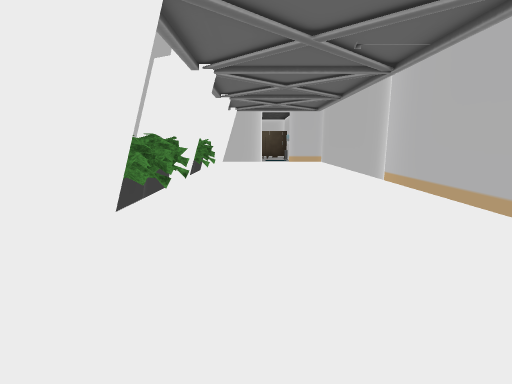
View 1 (above)

18 first-person views from a walk through a 3-D level made in the Unity game engine. The camera is 1.3 m above the floor, tilts 10° down and sees 85° across. The floor is counted in squares, 1 m on a side. Each view is taken from the middle of a square. On the plan, view 1 faces up. The plan holds only what a view shows up to about 13 squares ahead; the rest is blank. The place goes on beyond the plan. The player is left out. Door leaves are left out, so doorways stand open. Some surface patterns are stand-ins.

View 2
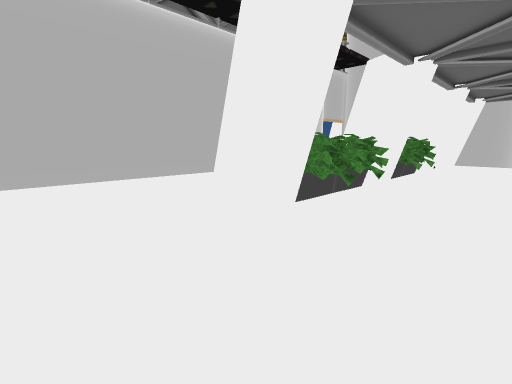

View 3
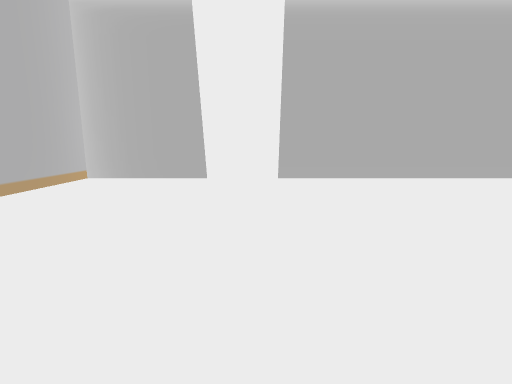

View 4
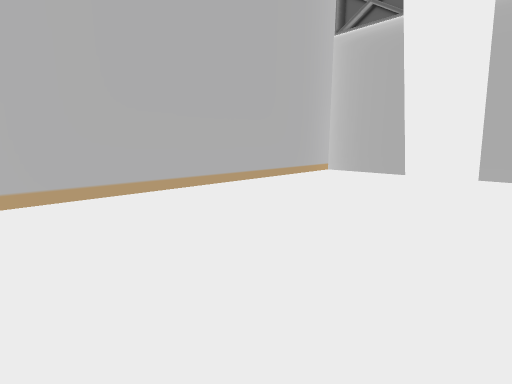

View 5
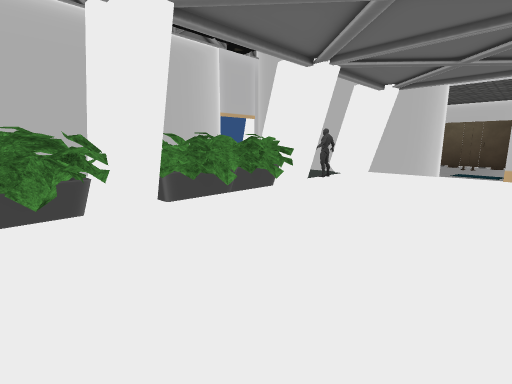

View 6
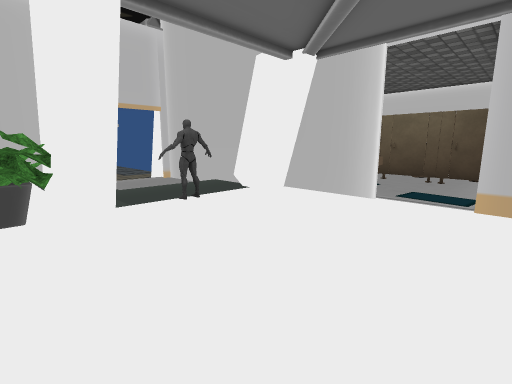

View 7
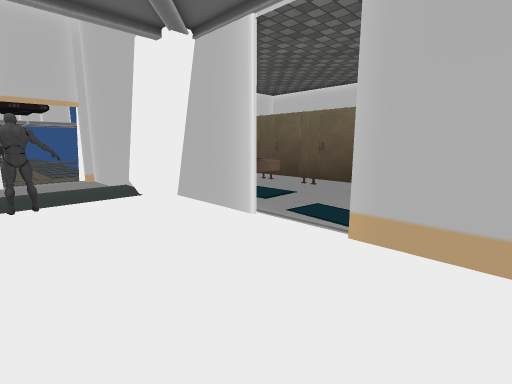

View 8
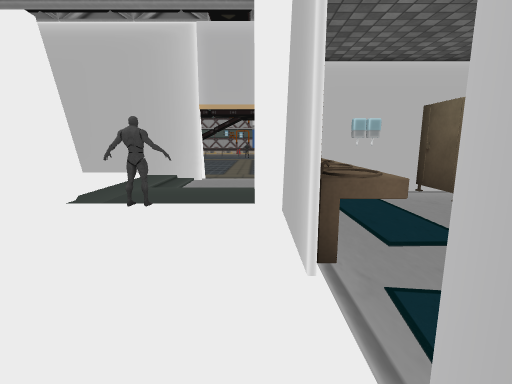

View 9
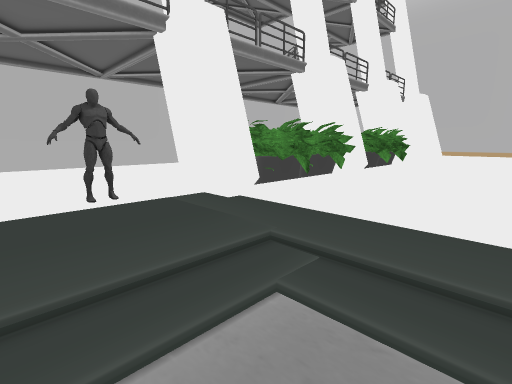

View 10
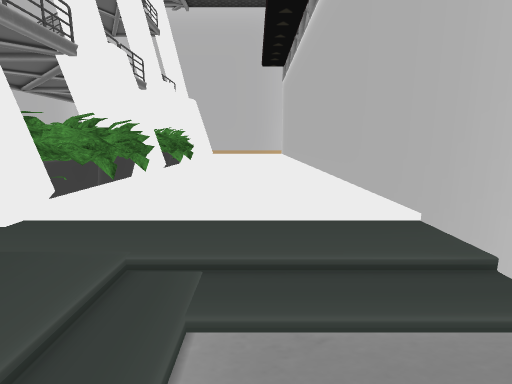

View 11
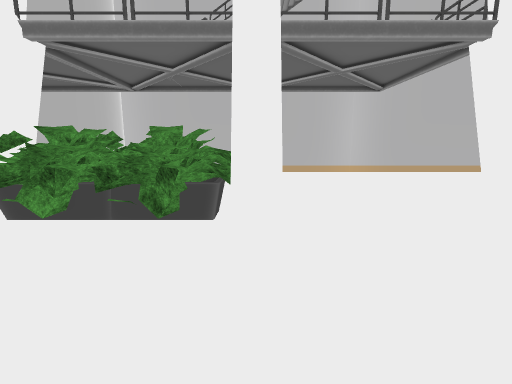

View 12
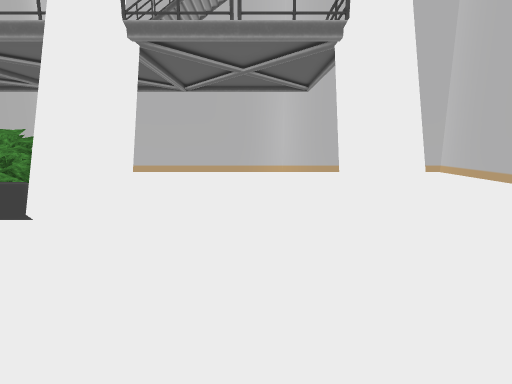

View 13
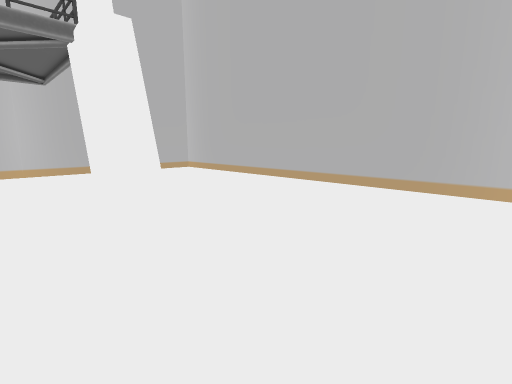

View 14
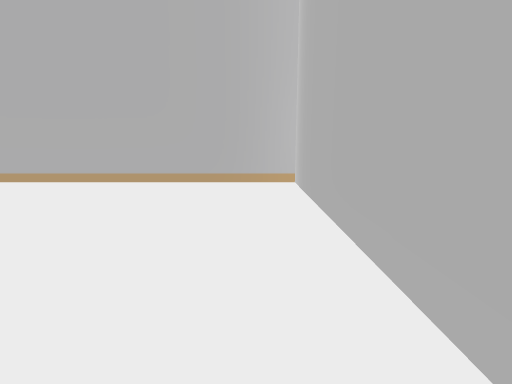

View 15
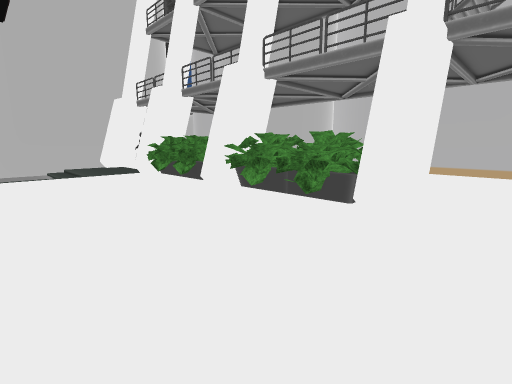

View 16
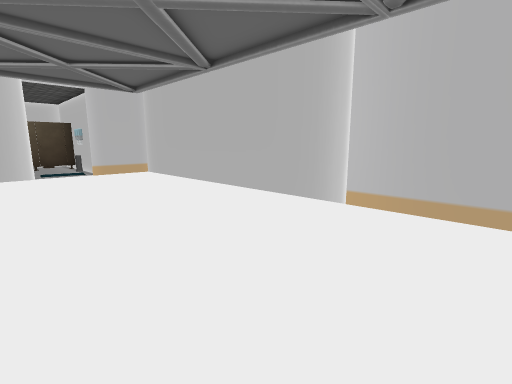

View 17
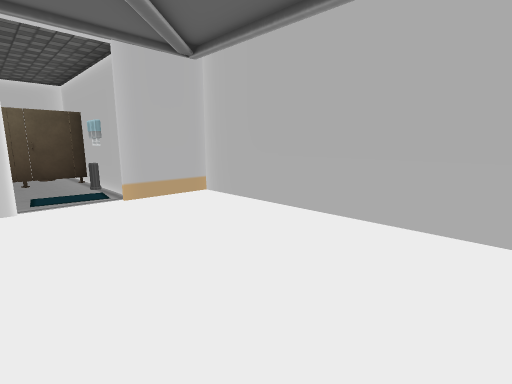

View 18
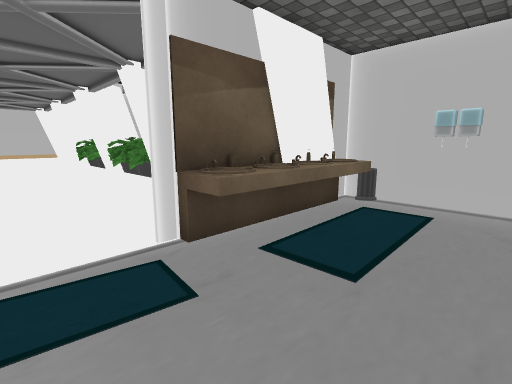

### Floor plan
Key: @ floor where view 1 was taken; # wall or solid block; x gap in a wall; . main floor; - floor 0.25 m lower than the main floor; _ floor 0.5 m lower than the main floor; / step, stairs or slope; D open door; P plant; T toilet; S sink; O other object.
Columns run from 12 left of view 1 to 5 right of it. Each row starts with its distance up from view 1.
 25         TTTTTTO
 24         .T.T.TO
 23        #.......#
 22        #......O#
 21        #.......#
 20  x######SSSSSDD###
 19  _DD--/.###..DD..#
 18 __DD--/..........#
 17 __DD--/..#.......#
 16   #---/..#.......#
 15   #..............#
 14   #.....O##......#
 13   #.....PPP......#
 12   #.....PPP......#
 11   #.....PPP......#
 10   #.....PPP......#
  9   #.....O##......#
  8    .....PPP......#
  7   #.....PPP......#
  6    .....PPP......#
  5   #.....PPP......#
  4   #.....O##......#
  3   #..............#
  2   #..............#
  1   #..............#
  0   #.........@....#
 -1   #.....O##......#
 -2    ..............#
 -3   #..............#
 -4    ..............#
 -5   #..............#
 -6   #..............#
 -7    ..............#
 -8    ###############

Positions as (right, up) in squares from view 1, and headings:
1: (0, 0), facing up
2: (1, 0), facing up-left
3: (1, -1), facing left
4: (3, 0), facing down-left
5: (3, 7), facing up-left
6: (3, 13), facing up-left
7: (4, 16), facing up-left
8: (3, 19), facing left
9: (-8, 18), facing down-right
10: (-7, 18), facing down
11: (-8, 4), facing right
12: (-8, 1), facing right
13: (-9, 1), facing down-right
14: (-8, 2), facing down
15: (-9, 2), facing up-right
16: (-1, 7), facing up-right
17: (0, 13), facing up-right
18: (2, 23), facing down-left
